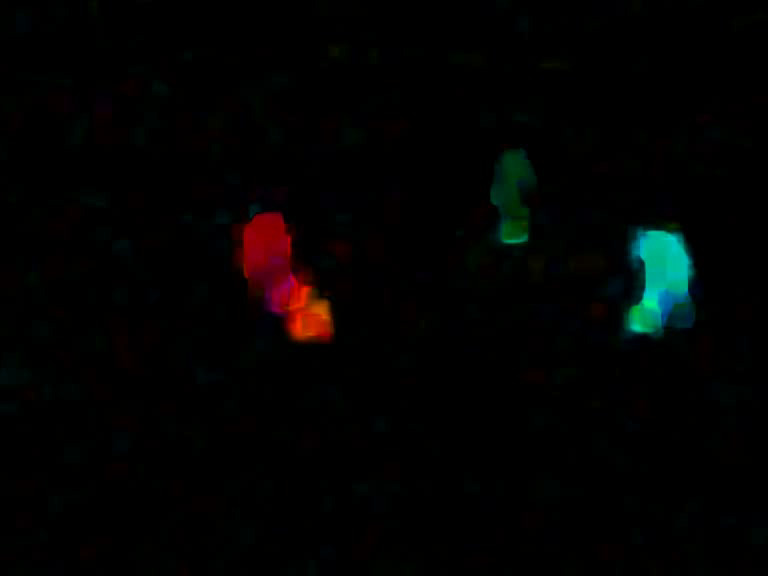
#> input picture frame 0 of Video Analysis/Optical Flow/Dense Optical Flow in OpenCV.avi, 768 x 576 px, given in place of vtest.avi, which was not available
$ python Lucas-Kanade_Optical_Flow_OpenCV.py
#> lines starting #> are read from the running program, lines starting #| are printed output that depends on the picture; after the words box and inside, x2 and y2 are one past the last pixel; in counts of white or black regions, pixels touching at a corner belong together; pictures that were not available may be replaced by others from this repository, and a replacement may not be noted
# -*-cofing:utf-8 -*-
"""
@ authot: wuxin
"""

import cv2 as cv
import numpy as np

if __name__ == '__main__':

    cap = cv.VideoCapture('vtest.avi')

    # params for ShiTomas corner detection
    feature_params = dict(maxCorners=100,
                          qualityLevel=0.3,
                          minDistance=7,
                          blockSize=7)

    # Parameters for lucas kanade optical flow
    lk_params = dict(winSize=(15,15),
                     maxLevel=2,
                     criteria=(cv.TERM_CRITERIA_EPS | cv.TermCriteria_COUNT, 10, 0.03))
    # Create some radom colors
    color = np.random.randint(0, 255, (100, 3))

    # Take first frame and find corners in it
    ret, old_frame = cap.read()
#> old_frame is the input picture: shape (576, 768, 3); mean B, G, R 2.3, 2.9, 2.5
    old_gray = cv.cvtColor(old_frame, cv.COLOR_BGR2GRAY)
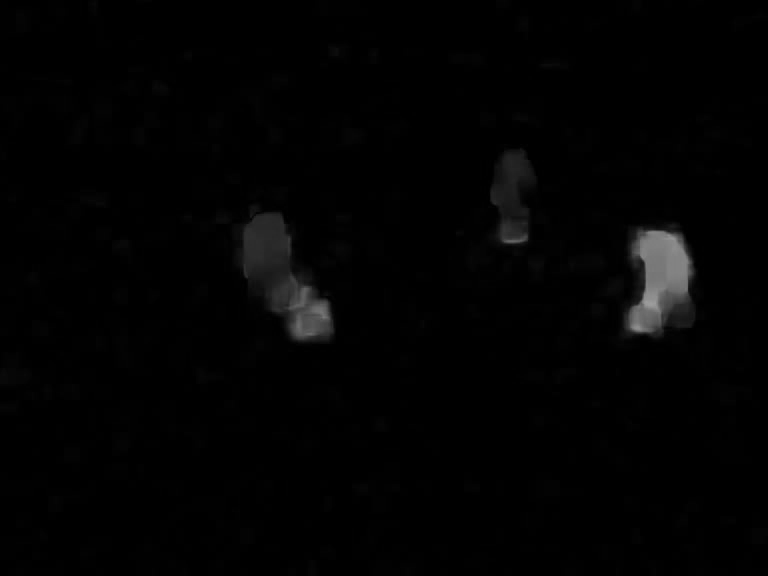
#> old_gray: shape (576, 768); min 0, max 157, mean 2.7
    p0 = cv.goodFeaturesToTrack(old_gray, mask=None, **feature_params)
#> p0 = 23 rows, first 8: [525, 238], [632, 327], [641, 305], [642, 262], [326, 318], [645, 232], [290, 307], [306, 290]

    # Define the codec and create VideoWriter object
    fourcc = cv.VideoWriter_fourcc(*'XVID')
    out = cv.VideoWriter('Lucas-Kanade Optical Flow.avi', fourcc, 20.0, (old_frame.shape[1], old_frame.shape[0]))

    # Create a mask image for drawing purposes
    mask = np.zeros_like(old_frame)

    while(1):
        ret, frame = cap.read()
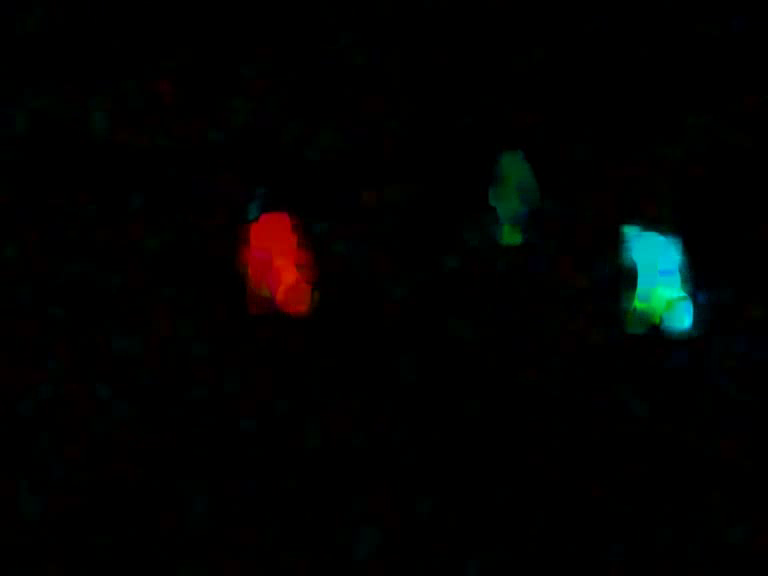
#> input picture frame 1 of Video Analysis/Optical Flow/Dense Optical Flow in OpenCV.avi, 768 x 576 px, given in place of vtest.avi, which was not available
#> frame is the input picture: shape (576, 768, 3); mean B, G, R 2.5, 3.1, 2.3
        if ret == True:
            frame_gray = cv.cvtColor(frame, cv.COLOR_BGR2GRAY)

            # calculate optical flow
            p1, st, err = cv.calcOpticalFlowPyrLK(old_gray, frame_gray, p0, None, **lk_params)
#> p1 = 23 rows, first 8: [517.9, 238.6], [636, 305.4], [636.8, 295.3], [634.3, 265.8], [290, 259.8], [629.4, 227.4], [528.3, 273.3], [290, 490.9]; st = 23 values from 1 to 1; err = 23 values, max 58.97 at index 7, min 6.71 at index 10, mean 23.08

            # Select good points
            good_new = p1[st == 1]
#> good_new has the same summary as p1
            good_old = p0[st == 1]
#> good_old has the same summary as p0

            # draw the tracks
            for i,(new,old) in enumerate(zip(good_new, good_old)):
                a, b = new.ravel()
                c, d = old.ravel()
                mask = cv.line(mask, (a, b), (c, d), color[i].tolist(), 2)
                frame = cv.circle(frame, (a, b), 5, color[i].tolist(), -1)
#> this loop made 23 passes
#> (a, b, c, d) on passes 1 to 12: (517.9, 238.6, 525, 238), (636, 305.4, 632, 327), (636.8, 295.3, 641, 305), (634.3, 265.8, 642, 262), (290, 259.8, 326, 318), (629.4, 227.4, 645, 232), (528.3, 273.3, 290, 307), (290, 490.9, 306, 290), (297.6, 269.5, 326, 302), (507.5, 240, 503, 240), (629.1, 256.3, 637, 253), (690.3, 326.5, 686, 293)
#> pass 2, `mask = cv.line(mask, (a, b), (c, d), color[i].tolist(), 2)`:
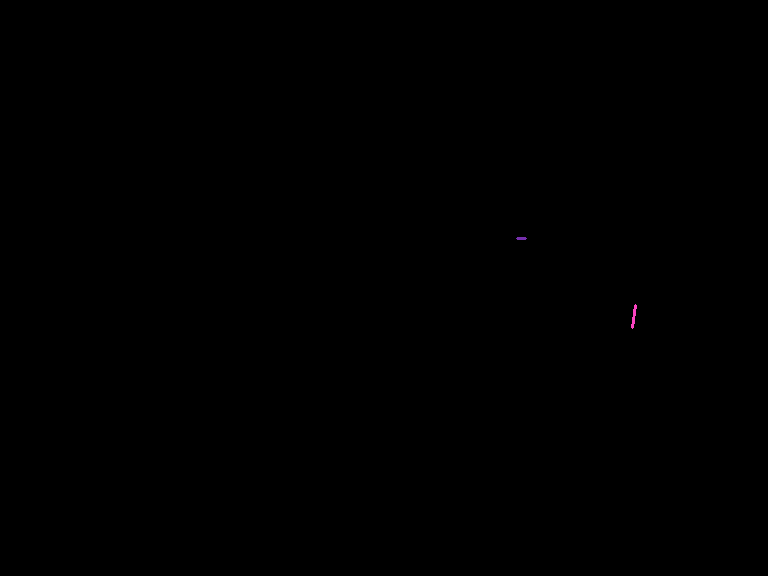
#> mask: shape (576, 768, 3); mean of channels 0, 1, 2 0, 0, 0; drawn as B, G, R
#> after the loop:
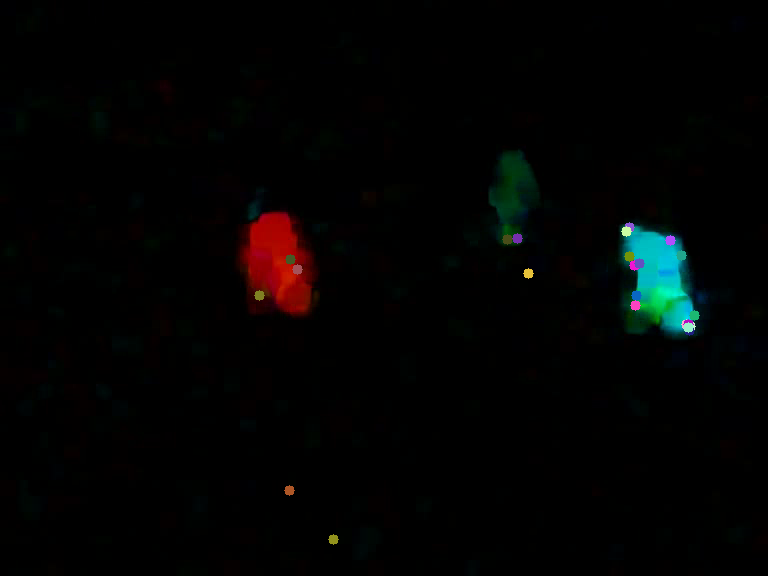
#> frame: shape (576, 768, 3); mean B, G, R 2.7, 3.2, 2.7
#> after the loop:
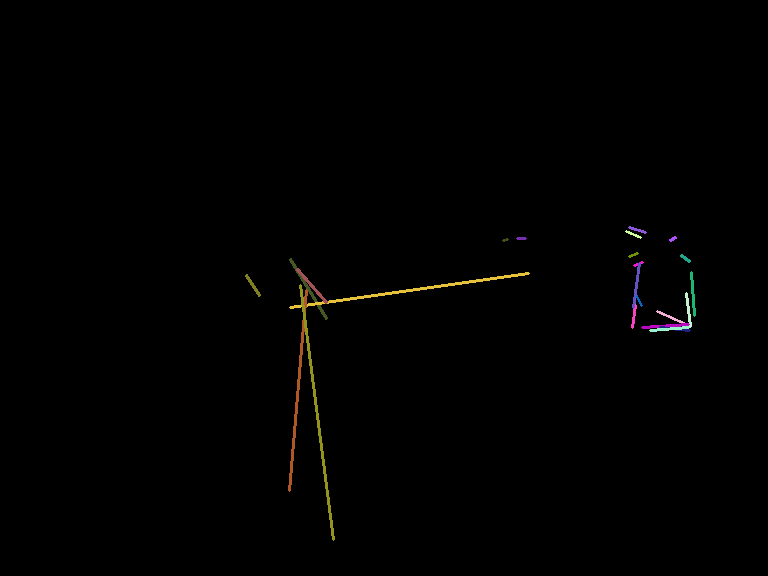
#> mask: shape (576, 768, 3); 0.78% of pixels changed, all inside (x1, y1, x2, y2) = (245, 226, 696, 541); drawn as B, G, R
            img = cv.add(frame, mask)

            out.write(img)
            cv.imshow('Lucas-Kanade Optical Flow', img)
            k = cv.waitKey(60) & 0xff
#> (key Esc is pressed here)
            if k == 27:
                break
        else:
            break

        # Now update the previous frame and previous points
        old_gray = frame_gray.copy()
        p0 = good_new.reshape(-1, 1, 2)

    cap.release()
    out.release()
    cv.destroyAllWindows()

$ run again, starting later in the video
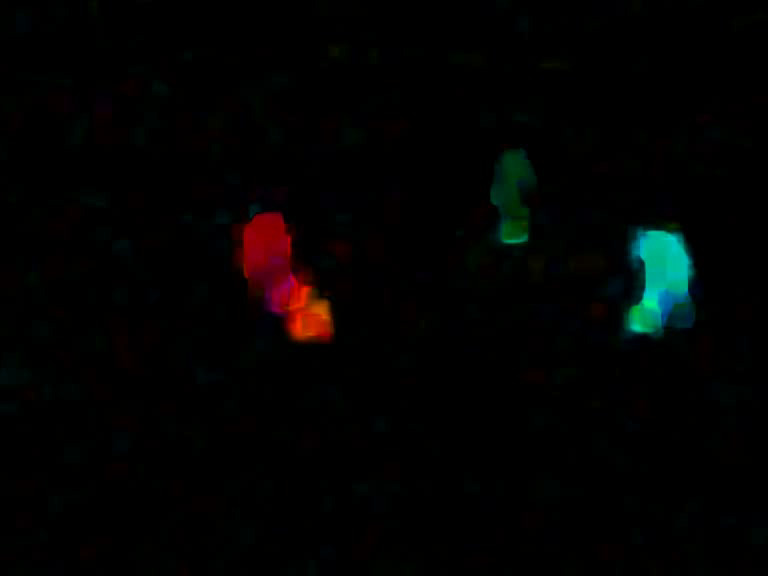
#> input picture frame 0 of Video Analysis/Optical Flow/Dense Optical Flow in OpenCV.avi, 768 x 576 px, given in place of vtest.avi, which was not available
#> old_frame is the input picture: shape (576, 768, 3); mean B, G, R 2.3, 2.9, 2.5
#> p0 = 23 rows, first 8: [525, 238], [632, 327], [641, 305], [642, 262], [326, 318], [645, 232], [290, 307], [306, 290]
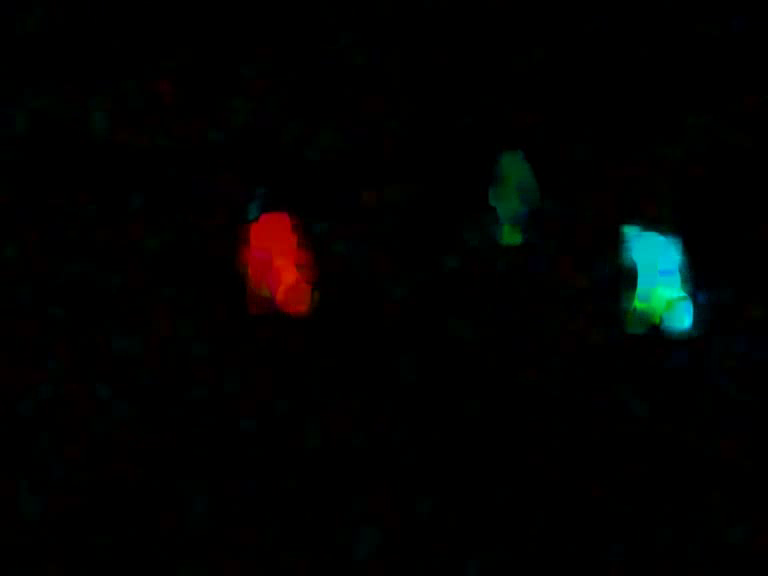
#> input picture frame 1 of Video Analysis/Optical Flow/Dense Optical Flow in OpenCV.avi, 768 x 576 px, given in place of vtest.avi, which was not available
#> frame is the input picture: shape (576, 768, 3); mean B, G, R 2.5, 3.1, 2.3
#> p1 = 23 rows, first 8: [517.9, 238.6], [636, 305.4], [636.8, 295.3], [634.3, 265.8], [290, 259.8], [629.4, 227.4], [528.3, 273.3], [290, 490.9]; st = 23 values from 1 to 1; err = 23 values, max 58.97 at index 7, min 6.71 at index 10, mean 23.08
#> good_new has the same summary as p1
#> good_old has the same summary as p0
#> the loop `for i,(new,old) in enumerate(zip(good_new, good_old)):` made 23 passes
#> (a, b, c, d) on passes 1 to 8: (517.9, 238.6, 525, 238), (636, 305.4, 632, 327), (636.8, 295.3, 641, 305), (634.3, 265.8, 642, 262), (290, 259.8, 326, 318), (629.4, 227.4, 645, 232), (528.3, 273.3, 290, 307), (290, 490.9, 306, 290)

$ run again, starting later in the video
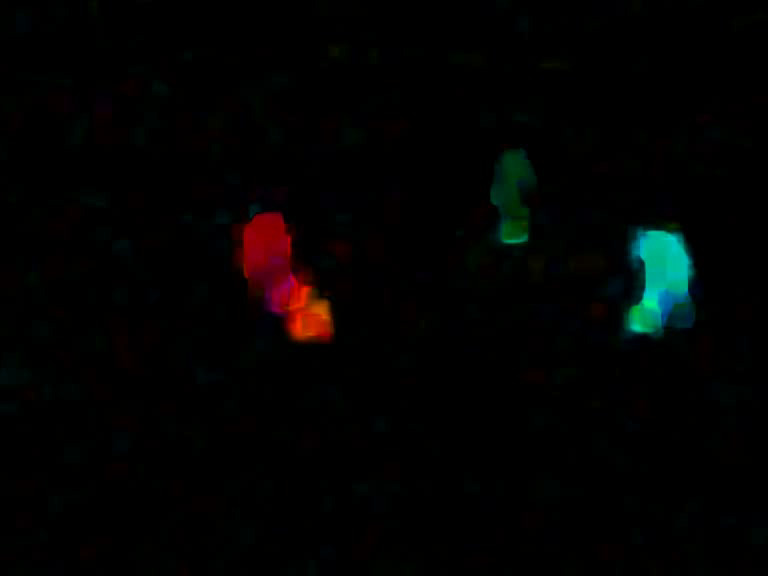
#> input picture frame 0 of Video Analysis/Optical Flow/Dense Optical Flow in OpenCV.avi, 768 x 576 px, given in place of vtest.avi, which was not available
#> old_frame is the input picture: shape (576, 768, 3); mean B, G, R 2.3, 2.9, 2.5
#> p0 = 23 rows, first 8: [525, 238], [632, 327], [641, 305], [642, 262], [326, 318], [645, 232], [290, 307], [306, 290]
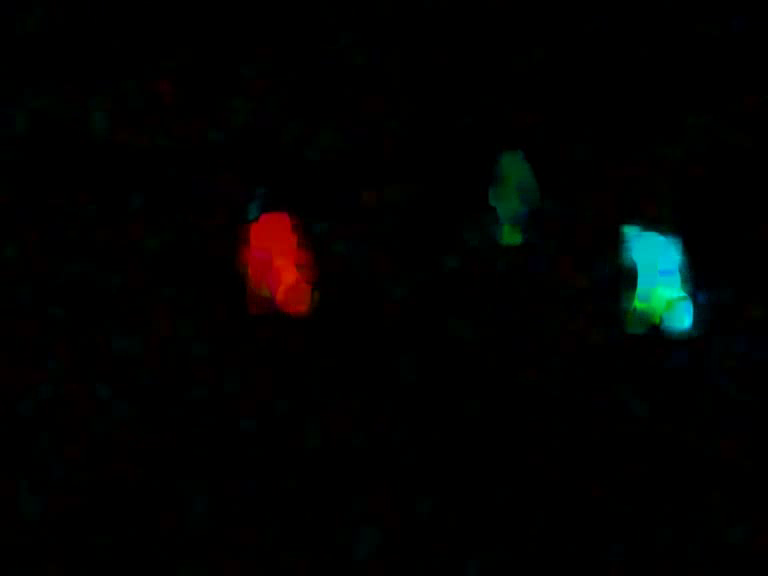
#> input picture frame 1 of Video Analysis/Optical Flow/Dense Optical Flow in OpenCV.avi, 768 x 576 px, given in place of vtest.avi, which was not available
#> frame is the input picture: shape (576, 768, 3); mean B, G, R 2.5, 3.1, 2.3
#> p1 = 23 rows, first 8: [517.9, 238.6], [636, 305.4], [636.8, 295.3], [634.3, 265.8], [290, 259.8], [629.4, 227.4], [528.3, 273.3], [290, 490.9]; st = 23 values from 1 to 1; err = 23 values, max 58.97 at index 7, min 6.71 at index 10, mean 23.08
#> good_new has the same summary as p1
#> good_old has the same summary as p0
#> the loop `for i,(new,old) in enumerate(zip(good_new, good_old)):` made 23 passes
#> (a, b, c, d) on passes 1 to 8: (517.9, 238.6, 525, 238), (636, 305.4, 632, 327), (636.8, 295.3, 641, 305), (634.3, 265.8, 642, 262), (290, 259.8, 326, 318), (629.4, 227.4, 645, 232), (528.3, 273.3, 290, 307), (290, 490.9, 306, 290)
